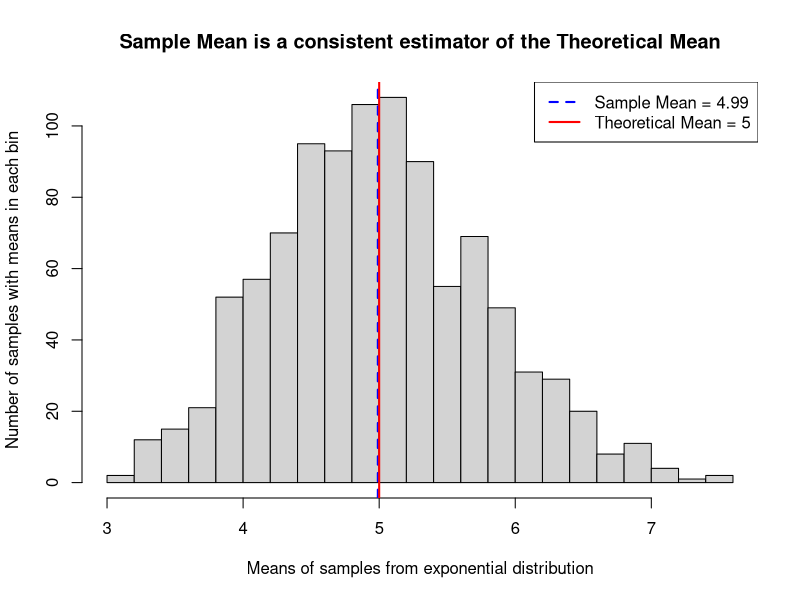
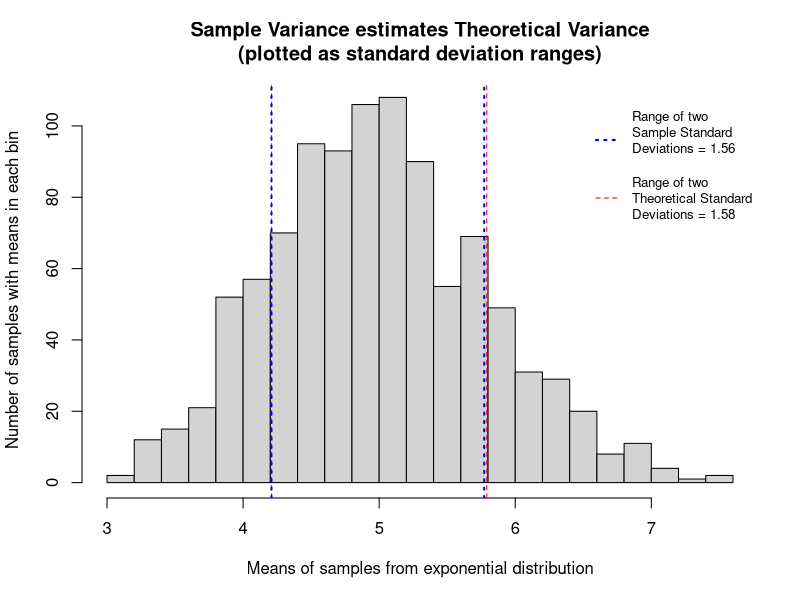
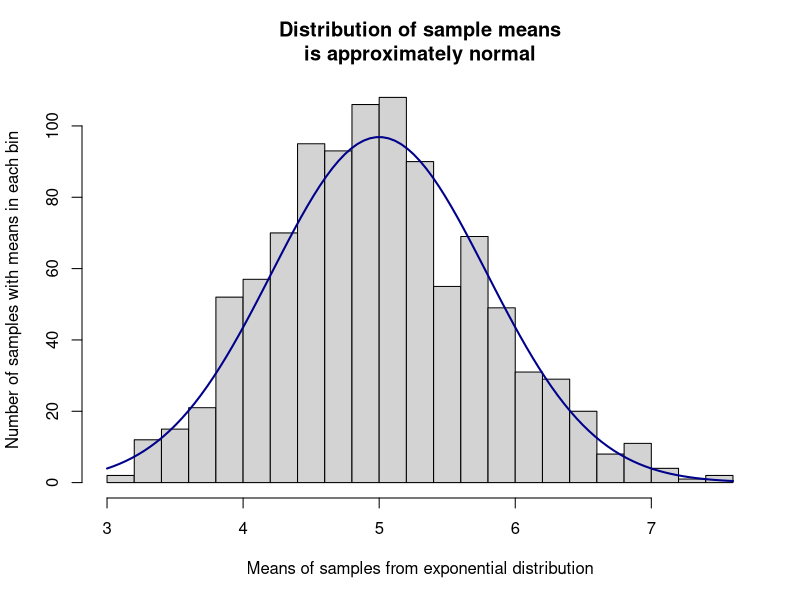
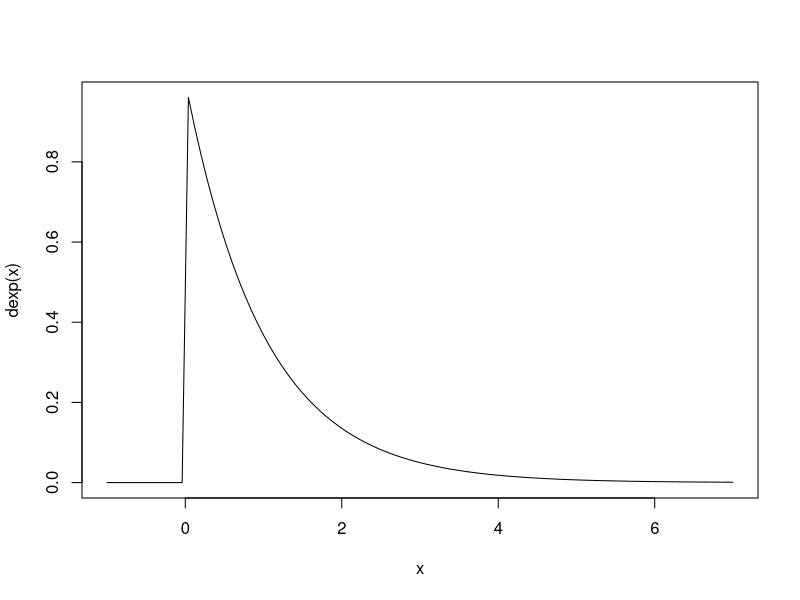
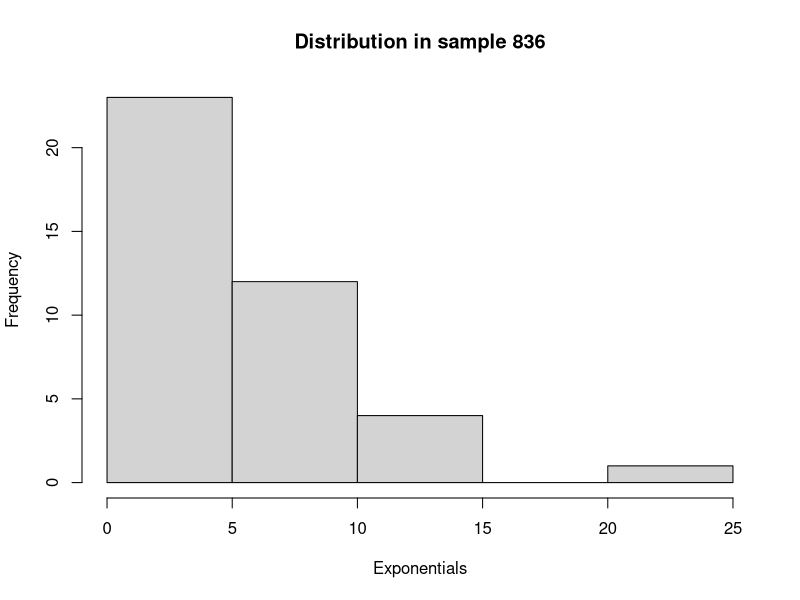

R code for these plots, in order:
## ---- chunk 1
lambda      <- 0.2
sample.size <- 40
numsim      <- 1000
## ---- chunk 2
dat <- list()
set.seed(1)
## ---- chunk 3
for(i in 1:numsim) dat[[i]] <- rexp(sample.size, lambda)
means <- sapply(dat, mean)
## ---- chunk 4
(sample.mean <- mean(means))
(theoretical.mean <- 1/lambda)
## ---- chunk 5
breaks <- 20
hist(means, breaks=breaks,
     main="Sample Mean is a consistent estimator of the Theoretical Mean",
     xlab="Means of samples from exponential distribution",
     ylab="Number of samples with means in each bin")
abline(v=sample.mean, lwd=2, lty=2, col="blue")
abline(v=theoretical.mean, lwd=2, col="red")
legend("topright", c(paste0("Sample Mean = ", round(sample.mean, 2)),
                     paste0("Theoretical Mean = ", theoretical.mean)),
       lty=c(2,1), lwd=c(2,2),col=c("blue","red"))
## ---- chunk 6
(sample.var <- var(means))
(theoretical.var <- 1/lambda^2/sample.size)
## ---- chunk 7
sample.sd <- sqrt(sample.var)
theor.sd <- sqrt(theoretical.var)
hist(means, breaks=breaks,
     main="Sample Variance estimates Theoretical Variance
(plotted as standard deviation ranges)",
     xlab="Means of samples from exponential distribution",
     ylab="Number of samples with means in each bin")
abline(v=theoretical.mean - theor.sd, lwd=1, lty=2, col="red")
abline(v=theoretical.mean + theor.sd, lwd=1, lty=2, col="red")
abline(v=sample.mean - sample.sd, lwd=2, lty=3, col="blue")
abline(v=sample.mean + sample.sd, lwd=2, lty=3, col="blue")
legend("topright", c(paste0("Range of two\nSample Standard\nDeviations = ",
                            round(2 * sample.sd, 2), "\n"),
                     paste0("Range of two\nTheoretical Standard\nDeviations = ",
                            round(2 * theor.sd, 2))),
       lty=c(3,2), lwd=c(2,1),col=c("blue","red"), bty="n", cex=0.8)
## ---- chunk 8
hist(means, breaks=breaks, main="Distribution of sample means
is approximately normal",
     xlab="Means of samples from exponential distribution",
     ylab="Number of samples with means in each bin")
curve(192*dnorm(x, mean=1/lambda, sd=1/lambda/sqrt(40)), 
      col="darkblue", lwd=2, add=TRUE, yaxt="n")
## ---- chunk 9
curve(dexp(x),-1,7)
## ---- chunk 10
set.seed(1)
random.sample <- sample(1:numsim,1)
hist(dat[[random.sample]],
     main=paste("Distribution in sample", random.sample),
     xlab="Exponentials")

(random.mean <- mean(dat[[random.sample]]))
(random.sd <- sd(dat[[random.sample]]))
## ---- chunk 11
larger <- 1000
round(max(hist(rnorm(numsim * larger), breaks=breaks, plot=FALSE)$counts)/larger)
